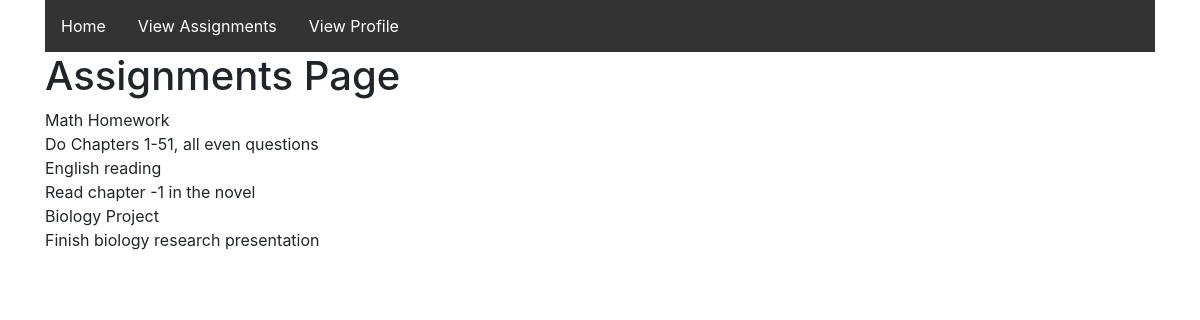
/assignments/viewAssignments/, run on the app's committed database.
### assignments/models.py (models this page shows)
class Assignment(models.Model):
    assignmentName = models.CharField(max_length=100)
    assignmentDescription = models.CharField(max_length=200)

### assignments/views.py (the view)
# urls.py: path('viewAssignments/', views.viewAssignments, name='viewAssignments'),
def viewAssignments(request):
    allAssignments = Assignment.objects.all()
    context = {
        "allAssignments": allAssignments,
    }
    print(context)
    return render(request, 'assignments/assignmentsPage.html', context)

### assignments/templates/assignments/assignmentsPage.html (shortened to what this page needs)
<!DOCTYPE html>
<html lang="en-US">
  <head>
    <link rel="stylesheet" href="https://maxcdn.bootstrapcdn.com/bootstrap/4.4.1/css/bootstrap.min.css" />
  </head>
  <body>
    <div class="container">
      <ul>
        <li><a href="../">Home</a></li>
        <li><a class="active" href="../viewAssignments">View Assignments</a></li>
        <li><a href="../viewProfile">View Profile</a></li>
      </ul>
      <h1>Assignments Page</h1>
      {% for assignment in allAssignments %}
        <div>{{assignment.assignmentName}}</div>
        <div>{{assignment.assignmentDescription}}</div>
      {% endfor %}
    </div>
  </body>
</html>

### assignments/templates/assignments/assignmentsPage.html (style rules this page uses)
ul { list-style-type: none; margin: 0; padding: 0; overflow: hidden; background-color: #333; }
li { float: left; }
li a { display: block; color: white; text-align: center; padding: 14px 16px; text-decoration: none; }

### data on the page
Assignment: assignmentName "Math Homework", assignmentDescription "Do Chapters 1-51, all even questions"
Assignment: assignmentName "English reading", assignmentDescription "Read chapter -1 in the novel"
Assignment: assignmentName "Biology Project", assignmentDescription "Finish biology research presentation"
